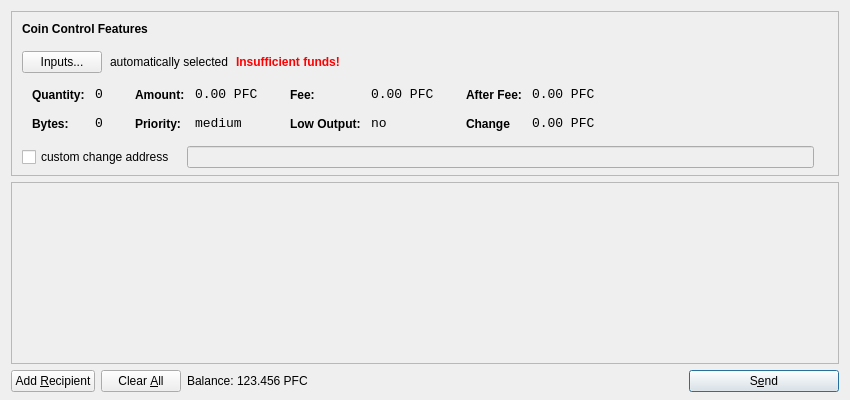
<?xml version="1.0" encoding="UTF-8"?>
<ui version="4.0">
 <class>SendCoinsDialog</class>
 <widget class="QDialog" name="SendCoinsDialog">
  <property name="geometry">
   <rect>
    <x>0</x>
    <y>0</y>
    <width>850</width>
    <height>400</height>
   </rect>
  </property>
  <property name="windowTitle">
   <string>Send Coins</string>
  </property>
  <layout class="QVBoxLayout" name="verticalLayout" stretch="0,1,0">
   <property name="bottomMargin">
    <number>8</number>
   </property>
   <item>
    <widget class="QFrame" name="frameCoinControl">
     <property name="sizePolicy">
      <sizepolicy hsizetype="Expanding" vsizetype="Expanding">
       <horstretch>0</horstretch>
       <verstretch>0</verstretch>
      </sizepolicy>
     </property>
     <property name="maximumSize">
      <size>
       <width>16777215</width>
       <height>16777215</height>
      </size>
     </property>
     <property name="frameShape">
      <enum>QFrame::StyledPanel</enum>
     </property>
     <property name="frameShadow">
      <enum>QFrame::Sunken</enum>
     </property>
     <layout class="QVBoxLayout" name="verticalLayoutCoinControl2">
      <property name="spacing">
       <number>-1</number>
      </property>
      <property name="leftMargin">
       <number>0</number>
      </property>
      <property name="topMargin">
       <number>0</number>
      </property>
      <property name="rightMargin">
       <number>0</number>
      </property>
      <property name="bottomMargin">
       <number>6</number>
      </property>
      <item>
       <layout class="QVBoxLayout" name="verticalLayoutCoinControl" stretch="0,0,0,0,1">
        <property name="spacing">
         <number>0</number>
        </property>
        <property name="leftMargin">
         <number>10</number>
        </property>
        <property name="topMargin">
         <number>10</number>
        </property>
        <item>
         <layout class="QHBoxLayout" name="horizontalLayoutCoinControl1">
          <property name="bottomMargin">
           <number>15</number>
          </property>
          <item>
           <widget class="QLabel" name="labelCoinControlFeatures">
            <property name="sizePolicy">
             <sizepolicy hsizetype="Preferred" vsizetype="Maximum">
              <horstretch>0</horstretch>
              <verstretch>0</verstretch>
             </sizepolicy>
            </property>
            <property name="font">
             <font>
              <weight>75</weight>
              <bold>true</bold>
             </font>
            </property>
            <property name="styleSheet">
             <string notr="true">font-weight:bold;</string>
            </property>
            <property name="text">
             <string>Coin Control Features</string>
            </property>
           </widget>
          </item>
         </layout>
        </item>
        <item>
         <layout class="QHBoxLayout" name="horizontalLayoutCoinControl2" stretch="0,0,0,0">
          <property name="spacing">
           <number>8</number>
          </property>
          <property name="bottomMargin">
           <number>10</number>
          </property>
          <item>
           <widget class="QPushButton" name="pushButtonCoinControl">
            <property name="styleSheet">
             <string notr="true"/>
            </property>
            <property name="text">
             <string>Inputs...</string>
            </property>
           </widget>
          </item>
          <item>
           <widget class="QLabel" name="labelCoinControlAutomaticallySelected">
            <property name="text">
             <string>automatically selected</string>
            </property>
            <property name="margin">
             <number>5</number>
            </property>
           </widget>
          </item>
          <item>
           <widget class="QLabel" name="labelCoinControlInsuffFunds">
            <property name="font">
             <font>
              <weight>75</weight>
              <bold>true</bold>
             </font>
            </property>
            <property name="styleSheet">
             <string notr="true">color:red;font-weight:bold;</string>
            </property>
            <property name="text">
             <string>Insufficient funds!</string>
            </property>
            <property name="margin">
             <number>5</number>
            </property>
           </widget>
          </item>
          <item>
           <spacer name="horizontalSpacerCoinControl">
            <property name="orientation">
             <enum>Qt::Horizontal</enum>
            </property>
            <property name="sizeHint" stdset="0">
             <size>
              <width>40</width>
              <height>1</height>
             </size>
            </property>
           </spacer>
          </item>
         </layout>
        </item>
        <item>
         <widget class="QWidget" name="widgetCoinControl" native="true">
          <property name="sizePolicy">
           <sizepolicy hsizetype="Preferred" vsizetype="Preferred">
            <horstretch>0</horstretch>
            <verstretch>0</verstretch>
           </sizepolicy>
          </property>
          <property name="minimumSize">
           <size>
            <width>0</width>
            <height>0</height>
           </size>
          </property>
          <property name="styleSheet">
           <string notr="true"/>
          </property>
          <layout class="QHBoxLayout" name="horizontalLayoutCoinControl5">
           <property name="margin">
            <number>0</number>
           </property>
           <item>
            <layout class="QHBoxLayout" name="horizontalLayoutCoinControl3" stretch="0,0,0,1">
             <property name="spacing">
              <number>20</number>
             </property>
             <property name="topMargin">
              <number>0</number>
             </property>
             <property name="bottomMargin">
              <number>10</number>
             </property>
             <item>
              <layout class="QFormLayout" name="formLayoutCoinControl1">
               <property name="horizontalSpacing">
                <number>10</number>
               </property>
               <property name="verticalSpacing">
                <number>14</number>
               </property>
               <property name="leftMargin">
                <number>10</number>
               </property>
               <property name="topMargin">
                <number>4</number>
               </property>
               <property name="rightMargin">
                <number>6</number>
               </property>
               <item row="0" column="0">
                <widget class="QLabel" name="labelCoinControlQuantityText">
                 <property name="styleSheet">
                  <string notr="true">font-weight:bold;</string>
                 </property>
                 <property name="text">
                  <string>Quantity:</string>
                 </property>
                 <property name="margin">
                  <number>0</number>
                 </property>
                </widget>
               </item>
               <item row="0" column="1">
                <widget class="QLabel" name="labelCoinControlQuantity">
                 <property name="font">
                  <font>
                   <family>Monospace</family>
                   <pointsize>10</pointsize>
                  </font>
                 </property>
                 <property name="cursor">
                  <cursorShape>IBeamCursor</cursorShape>
                 </property>
                 <property name="contextMenuPolicy">
                  <enum>Qt::ActionsContextMenu</enum>
                 </property>
                 <property name="text">
                  <string>0</string>
                 </property>
                 <property name="margin">
                  <number>0</number>
                 </property>
                 <property name="textInteractionFlags">
                  <set>Qt::LinksAccessibleByMouse|Qt::TextSelectableByKeyboard|Qt::TextSelectableByMouse</set>
                 </property>
                </widget>
               </item>
               <item row="1" column="0">
                <widget class="QLabel" name="labelCoinControlBytesText">
                 <property name="styleSheet">
                  <string notr="true">font-weight:bold;</string>
                 </property>
                 <property name="text">
                  <string>Bytes:</string>
                 </property>
                </widget>
               </item>
               <item row="1" column="1">
                <widget class="QLabel" name="labelCoinControlBytes">
                 <property name="font">
                  <font>
                   <family>Monospace</family>
                   <pointsize>10</pointsize>
                  </font>
                 </property>
                 <property name="cursor">
                  <cursorShape>IBeamCursor</cursorShape>
                 </property>
                 <property name="contextMenuPolicy">
                  <enum>Qt::ActionsContextMenu</enum>
                 </property>
                 <property name="text">
                  <string>0</string>
                 </property>
                 <property name="textInteractionFlags">
                  <set>Qt::LinksAccessibleByMouse|Qt::TextSelectableByKeyboard|Qt::TextSelectableByMouse</set>
                 </property>
                </widget>
               </item>
              </layout>
             </item>
             <item>
              <layout class="QFormLayout" name="formLayoutCoinControl2">
               <property name="horizontalSpacing">
                <number>10</number>
               </property>
               <property name="verticalSpacing">
                <number>14</number>
               </property>
               <property name="leftMargin">
                <number>6</number>
               </property>
               <property name="topMargin">
                <number>4</number>
               </property>
               <property name="rightMargin">
                <number>6</number>
               </property>
               <item row="0" column="0">
                <widget class="QLabel" name="labelCoinControlAmountText">
                 <property name="styleSheet">
                  <string notr="true">font-weight:bold;</string>
                 </property>
                 <property name="text">
                  <string>Amount:</string>
                 </property>
                 <property name="margin">
                  <number>0</number>
                 </property>
                </widget>
               </item>
               <item row="0" column="1">
                <widget class="QLabel" name="labelCoinControlAmount">
                 <property name="font">
                  <font>
                   <family>Monospace</family>
                   <pointsize>10</pointsize>
                  </font>
                 </property>
                 <property name="cursor">
                  <cursorShape>IBeamCursor</cursorShape>
                 </property>
                 <property name="contextMenuPolicy">
                  <enum>Qt::ActionsContextMenu</enum>
                 </property>
                 <property name="text">
                  <string>0.00 PFC</string>
                 </property>
                 <property name="textInteractionFlags">
                  <set>Qt::LinksAccessibleByMouse|Qt::TextSelectableByKeyboard|Qt::TextSelectableByMouse</set>
                 </property>
                </widget>
               </item>
               <item row="1" column="0">
                <widget class="QLabel" name="labelCoinControlPriorityText">
                 <property name="styleSheet">
                  <string notr="true">font-weight:bold;</string>
                 </property>
                 <property name="text">
                  <string>Priority:</string>
                 </property>
                </widget>
               </item>
               <item row="1" column="1">
                <widget class="QLabel" name="labelCoinControlPriority">
                 <property name="font">
                  <font>
                   <family>Monospace</family>
                   <pointsize>10</pointsize>
                  </font>
                 </property>
                 <property name="cursor">
                  <cursorShape>IBeamCursor</cursorShape>
                 </property>
                 <property name="contextMenuPolicy">
                  <enum>Qt::ActionsContextMenu</enum>
                 </property>
                 <property name="text">
                  <string>medium</string>
                 </property>
                 <property name="textInteractionFlags">
                  <set>Qt::LinksAccessibleByMouse|Qt::TextSelectableByKeyboard|Qt::TextSelectableByMouse</set>
                 </property>
                </widget>
               </item>
              </layout>
             </item>
             <item>
              <layout class="QFormLayout" name="formLayoutCoinControl3">
               <property name="horizontalSpacing">
                <number>10</number>
               </property>
               <property name="verticalSpacing">
                <number>14</number>
               </property>
               <property name="leftMargin">
                <number>6</number>
               </property>
               <property name="topMargin">
                <number>4</number>
               </property>
               <property name="rightMargin">
                <number>6</number>
               </property>
               <item row="0" column="0">
                <widget class="QLabel" name="labelCoinControlFeeText">
                 <property name="styleSheet">
                  <string notr="true">font-weight:bold;</string>
                 </property>
                 <property name="text">
                  <string>Fee:</string>
                 </property>
                 <property name="margin">
                  <number>0</number>
                 </property>
                </widget>
               </item>
               <item row="0" column="1">
                <widget class="QLabel" name="labelCoinControlFee">
                 <property name="font">
                  <font>
                   <family>Monospace</family>
                   <pointsize>10</pointsize>
                  </font>
                 </property>
                 <property name="cursor">
                  <cursorShape>IBeamCursor</cursorShape>
                 </property>
                 <property name="contextMenuPolicy">
                  <enum>Qt::ActionsContextMenu</enum>
                 </property>
                 <property name="text">
                  <string>0.00 PFC</string>
                 </property>
                 <property name="textInteractionFlags">
                  <set>Qt::LinksAccessibleByMouse|Qt::TextSelectableByKeyboard|Qt::TextSelectableByMouse</set>
                 </property>
                </widget>
               </item>
               <item row="1" column="0">
                <widget class="QLabel" name="labelCoinControlLowOutputText">
                 <property name="styleSheet">
                  <string notr="true">font-weight:bold;</string>
                 </property>
                 <property name="text">
                  <string>Low Output:</string>
                 </property>
                </widget>
               </item>
               <item row="1" column="1">
                <widget class="QLabel" name="labelCoinControlLowOutput">
                 <property name="font">
                  <font>
                   <family>Monospace</family>
                   <pointsize>10</pointsize>
                  </font>
                 </property>
                 <property name="cursor">
                  <cursorShape>IBeamCursor</cursorShape>
                 </property>
                 <property name="contextMenuPolicy">
                  <enum>Qt::ActionsContextMenu</enum>
                 </property>
                 <property name="text">
                  <string>no</string>
                 </property>
                 <property name="textInteractionFlags">
                  <set>Qt::LinksAccessibleByMouse|Qt::TextSelectableByKeyboard|Qt::TextSelectableByMouse</set>
                 </property>
                </widget>
               </item>
              </layout>
             </item>
             <item>
              <layout class="QFormLayout" name="formLayoutCoinControl4">
               <property name="horizontalSpacing">
                <number>10</number>
               </property>
               <property name="verticalSpacing">
                <number>14</number>
               </property>
               <property name="leftMargin">
                <number>6</number>
               </property>
               <property name="topMargin">
                <number>4</number>
               </property>
               <property name="rightMargin">
                <number>6</number>
               </property>
               <item row="0" column="0">
                <widget class="QLabel" name="labelCoinControlAfterFeeText">
                 <property name="styleSheet">
                  <string notr="true">font-weight:bold;</string>
                 </property>
                 <property name="text">
                  <string>After Fee:</string>
                 </property>
                 <property name="margin">
                  <number>0</number>
                 </property>
                </widget>
               </item>
               <item row="0" column="1">
                <widget class="QLabel" name="labelCoinControlAfterFee">
                 <property name="font">
                  <font>
                   <family>Monospace</family>
                   <pointsize>10</pointsize>
                  </font>
                 </property>
                 <property name="cursor">
                  <cursorShape>IBeamCursor</cursorShape>
                 </property>
                 <property name="contextMenuPolicy">
                  <enum>Qt::ActionsContextMenu</enum>
                 </property>
                 <property name="text">
                  <string>0.00 PFC</string>
                 </property>
                 <property name="textInteractionFlags">
                  <set>Qt::LinksAccessibleByMouse|Qt::TextSelectableByKeyboard|Qt::TextSelectableByMouse</set>
                 </property>
                </widget>
               </item>
               <item row="1" column="0">
                <widget class="QLabel" name="labelCoinControlChangeText">
                 <property name="styleSheet">
                  <string notr="true">font-weight:bold;</string>
                 </property>
                 <property name="text">
                  <string>Change</string>
                 </property>
                </widget>
               </item>
               <item row="1" column="1">
                <widget class="QLabel" name="labelCoinControlChange">
                 <property name="font">
                  <font>
                   <family>Monospace</family>
                   <pointsize>10</pointsize>
                  </font>
                 </property>
                 <property name="cursor">
                  <cursorShape>IBeamCursor</cursorShape>
                 </property>
                 <property name="contextMenuPolicy">
                  <enum>Qt::ActionsContextMenu</enum>
                 </property>
                 <property name="text">
                  <string>0.00 PFC</string>
                 </property>
                 <property name="textInteractionFlags">
                  <set>Qt::LinksAccessibleByMouse|Qt::TextSelectableByKeyboard|Qt::TextSelectableByMouse</set>
                 </property>
                </widget>
               </item>
              </layout>
             </item>
            </layout>
           </item>
          </layout>
         </widget>
        </item>
        <item>
         <layout class="QHBoxLayout" name="horizontalLayoutCoinControl4" stretch="0,0,0">
          <property name="spacing">
           <number>12</number>
          </property>
          <property name="sizeConstraint">
           <enum>QLayout::SetDefaultConstraint</enum>
          </property>
          <property name="topMargin">
           <number>5</number>
          </property>
          <property name="rightMargin">
           <number>5</number>
          </property>
          <item>
           <widget class="QCheckBox" name="checkBoxCoinControlChange">
            <property name="text">
             <string>custom change address</string>
            </property>
           </widget>
          </item>
          <item>
           <widget class="QLineEdit" name="lineEditCoinControlChange">
            <property name="enabled">
             <bool>false</bool>
            </property>
            <property name="sizePolicy">
             <sizepolicy hsizetype="Expanding" vsizetype="Fixed">
              <horstretch>0</horstretch>
              <verstretch>0</verstretch>
             </sizepolicy>
            </property>
           </widget>
          </item>
          <item>
           <widget class="QLabel" name="labelCoinControlChangeLabel">
            <property name="sizePolicy">
             <sizepolicy hsizetype="Preferred" vsizetype="Expanding">
              <horstretch>0</horstretch>
              <verstretch>0</verstretch>
             </sizepolicy>
            </property>
            <property name="minimumSize">
             <size>
              <width>0</width>
              <height>0</height>
             </size>
            </property>
            <property name="text">
             <string/>
            </property>
            <property name="margin">
             <number>3</number>
            </property>
           </widget>
          </item>
         </layout>
        </item>
        <item>
         <spacer name="verticalSpacerCoinControl">
          <property name="orientation">
           <enum>Qt::Vertical</enum>
          </property>
          <property name="sizeHint" stdset="0">
           <size>
            <width>800</width>
            <height>1</height>
           </size>
          </property>
         </spacer>
        </item>
       </layout>
      </item>
     </layout>
    </widget>
   </item>
   <item>
    <widget class="QScrollArea" name="scrollArea">
     <property name="widgetResizable">
      <bool>true</bool>
     </property>
     <widget class="QWidget" name="scrollAreaWidgetContents">
      <property name="geometry">
       <rect>
        <x>0</x>
        <y>0</y>
        <width>830</width>
        <height>165</height>
       </rect>
      </property>
      <layout class="QVBoxLayout" name="verticalLayout_2">
       <property name="margin">
        <number>0</number>
       </property>
       <item>
        <layout class="QVBoxLayout" name="entries">
         <property name="spacing">
          <number>6</number>
         </property>
        </layout>
       </item>
       <item>
        <spacer name="verticalSpacer">
         <property name="orientation">
          <enum>Qt::Vertical</enum>
         </property>
         <property name="sizeHint" stdset="0">
          <size>
           <width>20</width>
           <height>40</height>
          </size>
         </property>
        </spacer>
       </item>
      </layout>
     </widget>
    </widget>
   </item>
   <item>
    <layout class="QHBoxLayout" name="horizontalLayout">
     <item>
      <widget class="QPushButton" name="addButton">
       <property name="toolTip">
        <string>Send to multiple recipients at once</string>
       </property>
       <property name="text">
        <string>Add &amp;Recipient</string>
       </property>
       <property name="icon">
        <iconset resource="../bitcoin.qrc">
         <normaloff>:/icons/add</normaloff>:/icons/add</iconset>
       </property>
       <property name="autoDefault">
        <bool>false</bool>
       </property>
      </widget>
     </item>
     <item>
      <widget class="QPushButton" name="clearButton">
       <property name="sizePolicy">
        <sizepolicy hsizetype="Minimum" vsizetype="Fixed">
         <horstretch>0</horstretch>
         <verstretch>0</verstretch>
        </sizepolicy>
       </property>
       <property name="toolTip">
        <string>Remove all transaction fields</string>
       </property>
       <property name="text">
        <string>Clear &amp;All</string>
       </property>
       <property name="icon">
        <iconset resource="../bitcoin.qrc">
         <normaloff>:/icons/remove</normaloff>:/icons/remove</iconset>
       </property>
       <property name="autoRepeatDelay">
        <number>300</number>
       </property>
       <property name="autoDefault">
        <bool>false</bool>
       </property>
      </widget>
     </item>
     <item>
      <layout class="QHBoxLayout" name="horizontalLayout_2">
       <property name="spacing">
        <number>3</number>
       </property>
       <item>
        <widget class="QLabel" name="label">
         <property name="sizePolicy">
          <sizepolicy hsizetype="Preferred" vsizetype="Fixed">
           <horstretch>0</horstretch>
           <verstretch>0</verstretch>
          </sizepolicy>
         </property>
         <property name="text">
          <string>Balance:</string>
         </property>
        </widget>
       </item>
       <item>
        <widget class="QLabel" name="labelBalance">
         <property name="sizePolicy">
          <sizepolicy hsizetype="Preferred" vsizetype="Fixed">
           <horstretch>0</horstretch>
           <verstretch>0</verstretch>
          </sizepolicy>
         </property>
         <property name="cursor">
          <cursorShape>IBeamCursor</cursorShape>
         </property>
         <property name="text">
          <string>123.456 PFC</string>
         </property>
         <property name="textInteractionFlags">
          <set>Qt::LinksAccessibleByMouse|Qt::TextSelectableByKeyboard|Qt::TextSelectableByMouse</set>
         </property>
        </widget>
       </item>
      </layout>
     </item>
     <item>
      <spacer name="horizontalSpacer">
       <property name="orientation">
        <enum>Qt::Horizontal</enum>
       </property>
       <property name="sizeHint" stdset="0">
        <size>
         <width>40</width>
         <height>20</height>
        </size>
       </property>
      </spacer>
     </item>
     <item>
      <widget class="QPushButton" name="sendButton">
       <property name="minimumSize">
        <size>
         <width>150</width>
         <height>0</height>
        </size>
       </property>
       <property name="toolTip">
        <string>Confirm the send action</string>
       </property>
       <property name="text">
        <string>S&amp;end</string>
       </property>
       <property name="icon">
        <iconset resource="../bitcoin.qrc">
         <normaloff>:/icons/send</normaloff>:/icons/send</iconset>
       </property>
       <property name="default">
        <bool>true</bool>
       </property>
      </widget>
     </item>
    </layout>
   </item>
  </layout>
 </widget>
 <resources>
  <include location="../bitcoin.qrc"/>
 </resources>
 <connections/>
</ui>
